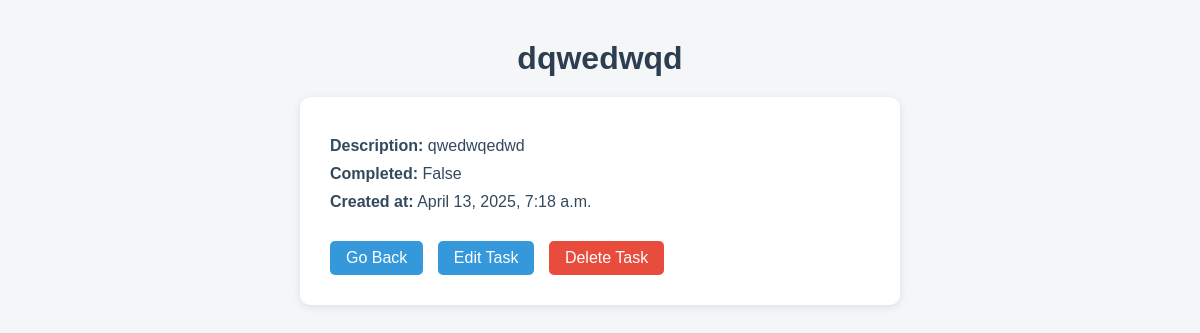
/task/16/ (signed in), run on the app's committed database.
### base/models.py (models this page shows, shortened)
class Task(models.Model):
    user = models.ForeignKey(User, on_delete=models.CASCADE , null=True, blank=True)
    title = models.CharField(max_length=200)
    description = models.TextField(null=True, blank=True)
    complete = models.BooleanField(default=False)
    create = models.DateTimeField(auto_now_add=True)
    class Meta:
        ordering = ['complete']

### base/views.py (the view)
# urls.py: path('task/<int:pk>/', TaskDetail.as_view(), name='task'),
class TaskDetail(LoginRequiredMixin,DetailView):
    model = Task
    context_object_name = 'task'

### base/templates/base/task_detail.html
{% extends 'base/main.html' %}
{% block content %}
<div class="task-detail-container">
    <h1>{{ task.title }}</h1>
    <div class="task-detail-card">
        <p><strong>Description:</strong> {{ task.description }}</p>
        <p><strong>Completed:</strong> {{ task.complete }}</p>
        <p><strong>Created at:</strong> {{ task.create }}</p>
        <a href="{% url 'tasks' %}" class="btn">Go Back</a>
        <a href="{% url 'task-update' task.id %}" class="btn">Edit Task</a>
        <a href="{% url 'task-delete' task.id %}" class="btn delete">Delete Task</a>
    </div>
</div>
{% endblock content %}

### base/static/base/css/style.css (style rules this page uses)
body { font-family: Arial, sans-serif; background-color: #f4f6f8; margin: 0; padding: 0; }
.task-detail-container { max-width: 600px; margin: 40px auto; padding: 0 20px; }
.task-detail-container h1 { font-size: 32px; margin-bottom: 20px; text-align: center; color: #2c3e50; }
.task-detail-card { background-color: white; padding: 30px; border-radius: 10px; box-shadow: 0 2px 8px rgba(0, 0, 0, 0.1); }
.task-detail-card p { font-size: 16px; margin: 10px 0; color: #34495e; }
.task-detail-card .btn { display: inline-block; margin-right: 10px; padding: 8px 16px; text-decoration: none; background-color: #3498db; color: white; border-radius: 5px; margin-top: 20px; }
.task-detail-card .btn.delete { background-color: #e74c3c; }

### data on the page
Task: title "dqwedwqd", description "qwedwqedwd", complete "False", create "April 13, 2025, 7:18 a.m."
